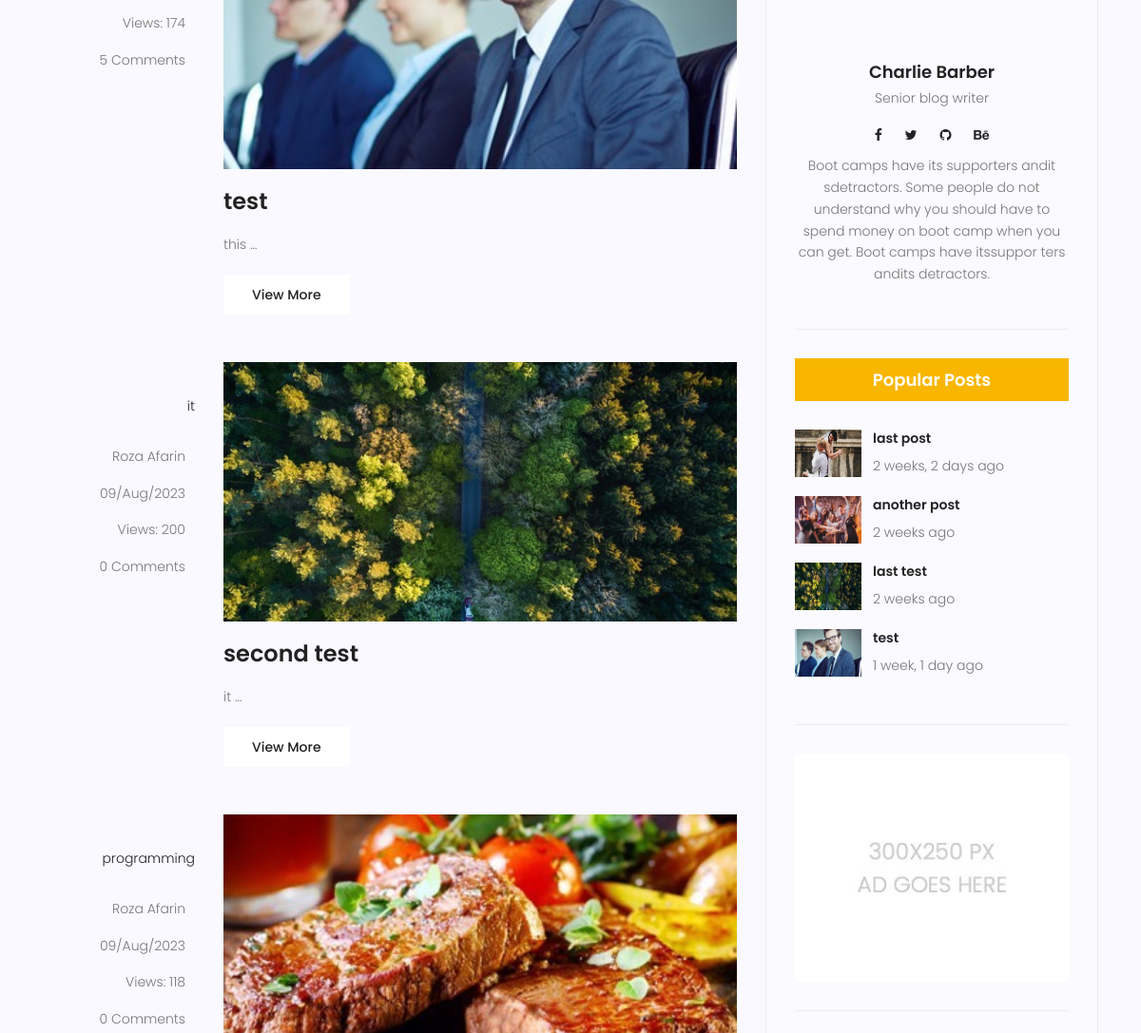
Before: /blog/search/ (middle part) with the older database file.
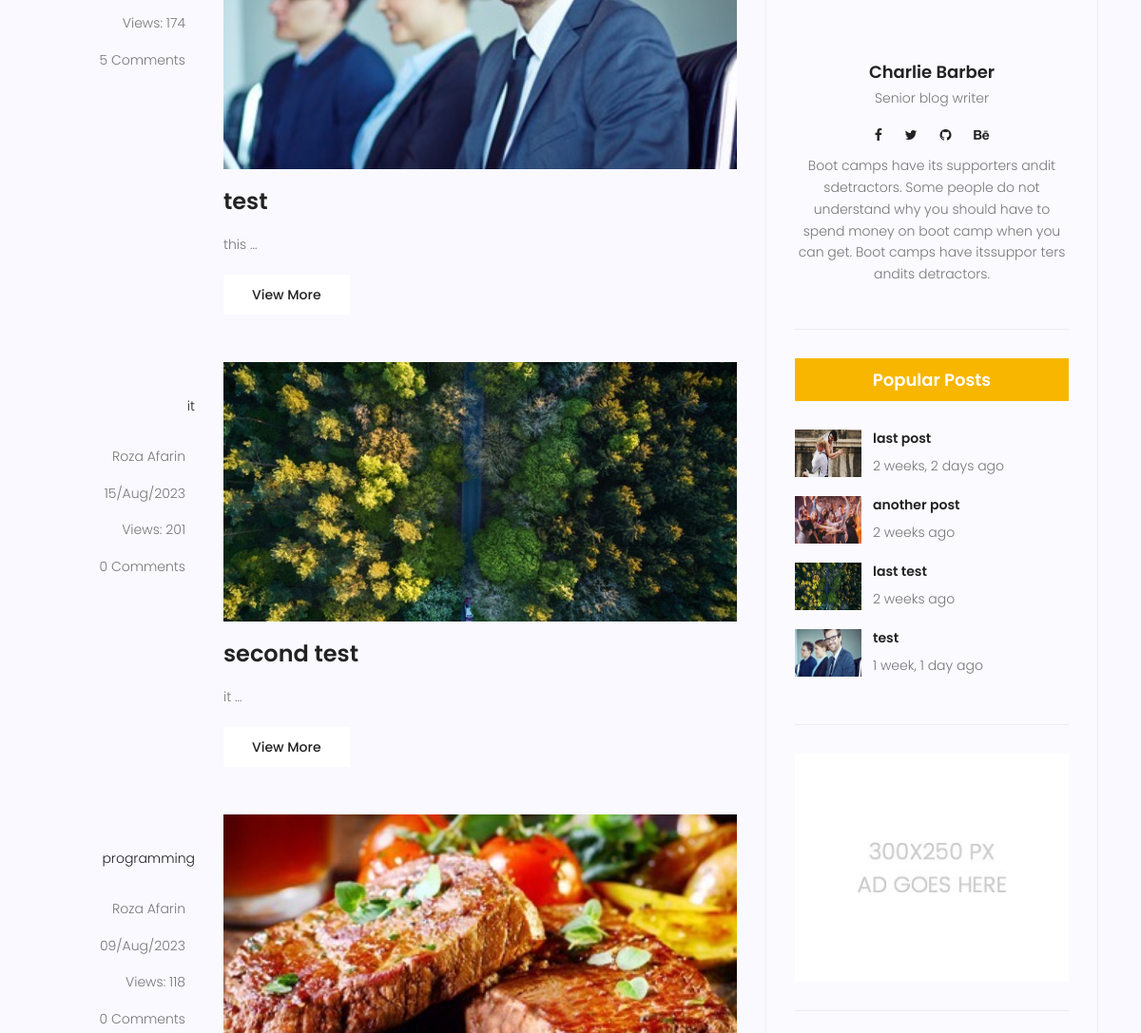
After: the same page with the newer database file.
### blog/models.py (models this page shows, shortened)
class post(models.Model):
    image = models.ImageField(upload_to='blog',default='blog/default.jpg')
    author = models.ForeignKey(User,on_delete=models.SET_NULL,null=True)
    title = models.CharField(max_length = 255)
    content = models.TextField()
    tags = TaggableManager()
    category = models.ManyToManyField(Category)
    conted_vies = models.IntegerField(default = 0)
    status = models.BooleanField(default = False)
    login_requier = models.BooleanField(default=False)
    published_date = models.DateTimeField(auto_now = True)
    created_date = models.DateTimeField(auto_now_add = True)
    updated_date = models.DateTimeField(auto_now = True)
    hit_count_generic = GenericRelation(HitCount, object_id_field='object_pk',
    related_query_name='hit_count_generic_relation')
    '''
    def get_absolute_url(self):
        return reverse('blog:detail',kwargs={'pk':self.id})
    '''

### blog/views.py (the view)
# urls.py: path('search/',blog_search,name='search'),
def blog_search(request):
    posts = post.objects.filter(published_date__lte=timezone.now(),status = 1)
    if request.method=='GET':
        if s:= request.GET.get('s'):
            posts = posts.filter(content__contains=s)
    context = {'posts':posts}
    return render(request,'blog/blog-home.html',context)#template

### blog/models.py (called while the page is built)
    def __str__(self):
        return self.name

### blog/templatetags/custom_tags.py (called while the page is built)
@register.simple_tag(name='comment_count')
def count_comments(pid):
    posts = post.objects.get(id=pid)
    return Comment.objects.filter(post=posts).count()

@register.inclusion_tag('blog/latest-posts.html')
def latestposts(arg=2):
    posts = post.objects.filter(status=1).order_by('published_date')[:arg]
    return {'posts':posts}

@register.inclusion_tag('blog/post-cat.html')
def postcategories():
    posts = post.objects.filter(status=1)
    categories = Category.objects.all()
    cat_dict = {}
    for cat in categories:
        cat_dict[cat] = posts.filter(category=cat).count()
        return {'cat':cat_dict}

### templates/blog/blog-home.html (shortened to what this page needs)
{% extends 'base.html'%}
{% load hitcount_tags %}
{% load static %}
{% block content%}
{% load custom_tags %}
<section class="post-content-area">
	<div class="container">
		<div class="row">
			<div class="col-lg-8 posts-list">
				{%for post in posts%}
				<div class="single-post row">
					<div class="col-lg-3  col-md-3 meta-details">
						<ul class="tags">
							{% for cat in post.category.all %}
								<li><a href="{% url 'blog:category' cat_name=cat.name %}">{{cat.name}}</a>{% if not forloop.last %},{% endif %}</li>
							{% endfor %}
						</ul>
						<div class="user-details row">
							<p class="user-name col-lg-12 col-md-12 col-6"><a href="{% url 'blog:author' author_username=post.author.username %}">{{post.author.get_full_name}}</a> </p>
							<p class="date col-lg-12 col-md-12 col-6"><a href="#">{{post.published_date|date:'d/M/Y'}}</a> </p>
							<p class="view col-lg-12 col-md-12 col-6"><a href="#">Views: {{post.conted_vies}}</a> </p>
							<p class="comments col-lg-12 col-md-12 col-6"><a href="#">{% comment_count post.id %} Comments</a> </p>
						</div>
					</div>
					<div class="col-lg-9 col-md-9 ">
						<div class="feature-img">
							<img class="img-fluid" src="{{post.image.url}}" alt="">
						</div>
						<a class="posts-title" href="{% url 'blog:detail' pk=post.id %}">
							<h3>{{post.title}}</h3>
						</a>
						<p class="excert">
							{{post.content|truncatewords:1|safe}}
						</p>
						<a href="{% url 'blog:detail' pk=post.id %}" class="primary-btn">View More</a>
					</div>
				</div>
                {% endfor %}
			</div>
			<div class="col-lg-4 sidebar-widgets">
				<div class="widget-wrap">
						{% include 'blog/blog-writer.html' %}
						{% latestposts 4 %}
					<div class="single-sidebar-widget ads-widget">
						<a href="#"><img class="img-fluid" src="{% static 'img/blog/ads-banner.jpg' %}" alt=""></a>
					</div>
				</div>
			</div>
		</div>
	</div>
</section>
{% endblock %}

Changed rows visible on the page:
changed post "second test": published_date "09/Aug/2023" → "15/Aug/2023"; conted_vies "200" → "201"
